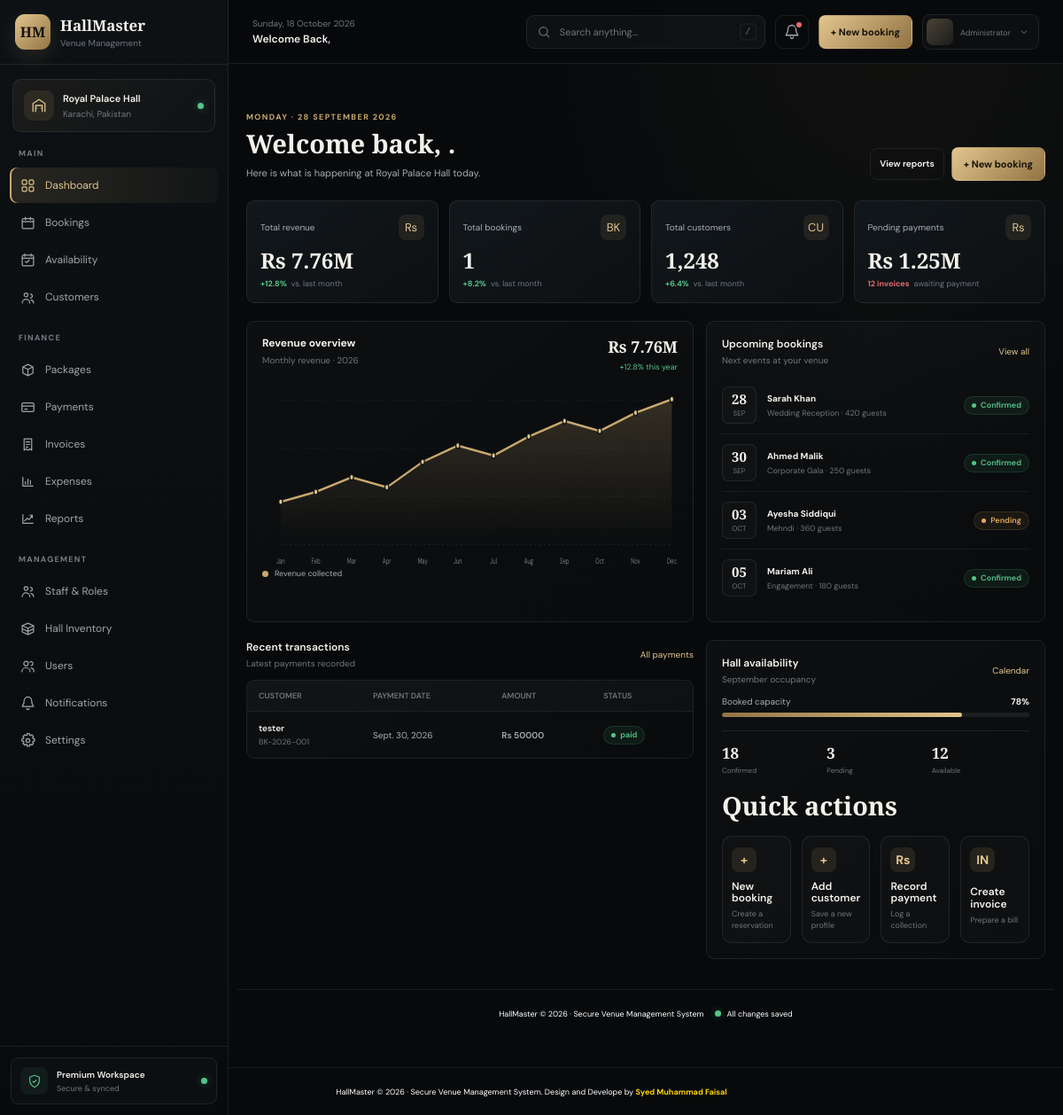
Page / (signed in) on the earlier database version.
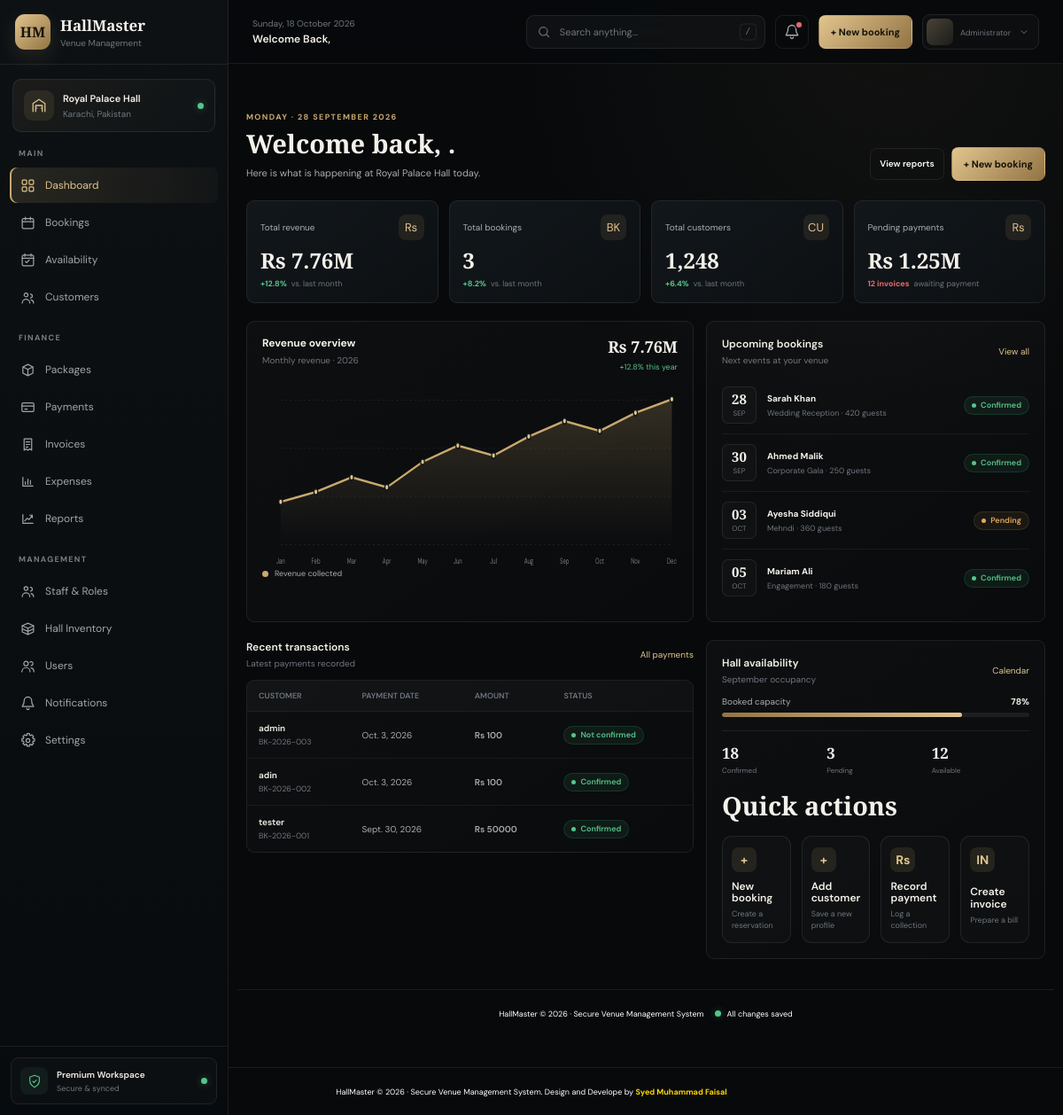
Same page on the later database version.
### hall_management/models.py (models this page shows, shortened)
class newbooking(models.Model):
    booking_id     = models.CharField(max_length=40 , primary_key=True, editable=False)
    customer_name  = models.CharField(max_length=100)
    phone_number   = models.CharField(max_length=12)
    nic_number     = models.CharField(max_length=15 , unique=True , null=False)
    customer_email = models.EmailField()
    event_name     = models.CharField(max_length=100)
    event_type     = models.CharField(max_length=100)
    event_date     = models.DateField()
    event_guest    = models.IntegerField(null=False)
    event_hall     = models.CharField(max_length=10)
    special_req    = models.CharField(max_length=500 , null= True)
    hall_price     = models.IntegerField(null=False)
    status         = models.CharField(max_length=20)
    event_time     = models.TimeField(null = True , default = "00:00:00")
    payment_status = models.CharField(max_length=20 , default="Pending")

### hall_management/views.py (the view)
# urls.py: path('' , dashboard , name ="dashboard"),
@login_required(login_url='login')
def dashboard(request):
    dashboard_booking_list = newbooking.objects.all().order_by('-booking_id')[:5]
    total_bookings = newbooking.objects.count()
    context = {
        'dashboard_booking_list': dashboard_booking_list,
        'total_bookings': total_bookings,
    }
    return render(request ,"dashboard.html" , context)

### hall_management/templates/dashboard.html (shortened to what the changed rows need)
{% extends 'base.html' %}
{% block page_content %}
<main class="content-wrap">
    <header class="page-heading">
        <div>
            <h1>Welcome back, {{ user.first_name }}.</h1>
        </div>
    </header>
    <section class="stats-grid" aria-label="Venue performance summary">
        <article class="stat-card">
            <div class="stat-top">
                <span class="stat-label">Total bookings</span>
                <span class="stat-icon" aria-hidden="true">BK</span>
            </div>
            <strong class="stat-value">{{ total_bookings }}</strong>
            <div class="stat-foot">
                <span class="trend">+8.2%</span>
                <span>vs. last month</span>
            </div>
        </article>
    </section>
    <section class="section dashboard-grid" aria-label="Revenue and upcoming bookings">
        <section class="panel panel-pad">
            <div class="section-head">
                <div>
                    <h2>Upcoming bookings</h2>
                </div>
            </div>
        </section>
    </section>
    <section class="section dashboard-grid" aria-label="Transactions and hall availability">
        <section>
            <div class="section-head">
                <div>
                    <h2>Recent transactions</h2>
                </div>
            </div>
            <div class="panel table-scroll">
                <table class="data-table">
                    <thead>
                        <tr>
                            <th>CUSTOMER</th>
                            <th>PAYMENT DATE</th>
                            <th>AMOUNT</th>
                            <th>STATUS</th>
                        </tr>
                    </thead>
                    <tbody>
                        {% for dashboard_booking in dashboard_booking_list %}
                        <tr>
                            <td>
                                <span class="cell-primary">{{ dashboard_booking.customer_name }}</span>
                                <span class="cell-sub">{{ dashboard_booking.booking_id }}</span>
                            </td>
                            <td>{{ dashboard_booking.event_date }}</td>
                            <td class="cell-primary">Rs {{ dashboard_booking.hall_price }}</td>
                            <td><span class="status paid">{{ dashboard_booking.status }}</span></td>
                        </tr>
                        {% endfor %}
                    </tbody>
                </table>
            </div>
        </section>
        <section class="panel panel-pad">
            <div class="section-head">
                <div>
                    <h2>Hall availability</h2>
                </div>
            </div>
            <div class="section">
                <h2>Quick actions</h2>
            </div>
        </section>
    </section>
</main>
</div>
</div>
{% endblock %}

Differences in the rows shown:
added newbooking: customer_name "admin", booking_id "BK-2026-003", event_date "Oct. 3, 2026", hall_price "100", status "Not confirmed"
added newbooking: customer_name "adin", booking_id "BK-2026-002", event_date "Oct. 3, 2026", hall_price "100", status "Confirmed"
changed newbooking "tester": status "paid" → "Confirmed"
Other differences:
{{ total_bookings }}: "1" → "3"
